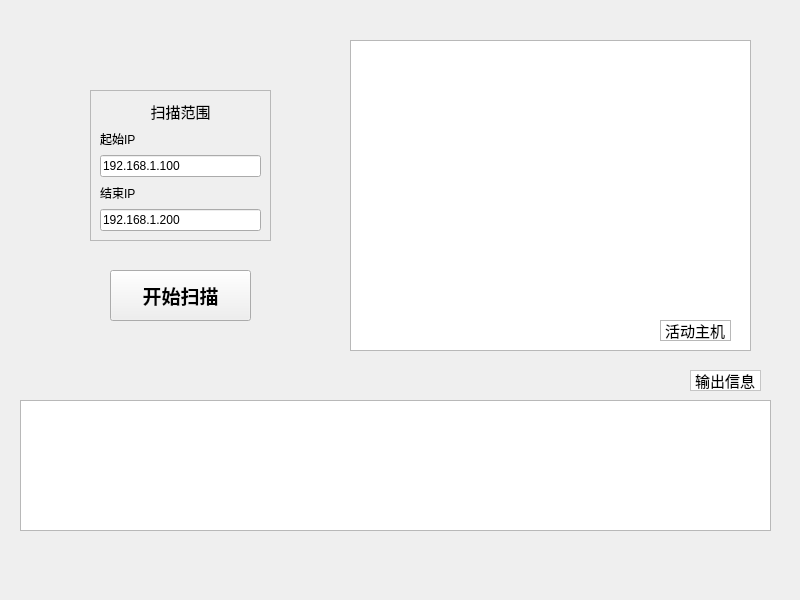
<?xml version="1.0" encoding="UTF-8"?>
<ui version="4.0">
 <class>MainWindow</class>
 <widget class="QMainWindow" name="MainWindow">
  <property name="geometry">
   <rect>
    <x>0</x>
    <y>0</y>
    <width>800</width>
    <height>600</height>
   </rect>
  </property>
  <property name="windowTitle">
   <string>ICMP扫描器</string>
  </property>
  <property name="windowIcon">
   <iconset resource="resource.qrc">
    <normaloff>:/new/prefix1/icon/window.png</normaloff>:/new/prefix1/icon/window.png</iconset>
  </property>
  <widget class="QWidget" name="centralwidget">
   <widget class="QPushButton" name="ScanButton">
    <property name="geometry">
     <rect>
      <x>110</x>
      <y>270</y>
      <width>141</width>
      <height>51</height>
     </rect>
    </property>
    <property name="font">
     <font>
      <pointsize>14</pointsize>
      <italic>false</italic>
      <bold>true</bold>
      <kerning>true</kerning>
     </font>
    </property>
    <property name="mouseTracking">
     <bool>false</bool>
    </property>
    <property name="text">
     <string>开始扫描</string>
    </property>
    <property name="icon">
     <iconset resource="resource.qrc">
      <normaloff>:/new/prefix1/icon/scan.png</normaloff>:/new/prefix1/icon/scan.png</iconset>
    </property>
    <property name="iconSize">
     <size>
      <width>32</width>
      <height>32</height>
     </size>
    </property>
    <property name="autoDefault">
     <bool>false</bool>
    </property>
    <property name="default">
     <bool>false</bool>
    </property>
    <property name="flat">
     <bool>false</bool>
    </property>
   </widget>
   <widget class="QListWidget" name="IPView">
    <property name="geometry">
     <rect>
      <x>350</x>
      <y>40</y>
      <width>401</width>
      <height>311</height>
     </rect>
    </property>
    <property name="font">
     <font>
      <pointsize>12</pointsize>
     </font>
    </property>
    <property name="styleSheet">
     <string notr="true">border-color: rgb(85, 170, 255);</string>
    </property>
    <property name="frameShape">
     <enum>QFrame::StyledPanel</enum>
    </property>
    <property name="frameShadow">
     <enum>QFrame::Sunken</enum>
    </property>
    <property name="editTriggers">
     <set>QAbstractItemView::NoEditTriggers</set>
    </property>
    <property name="showDropIndicator" stdset="0">
     <bool>false</bool>
    </property>
    <property name="dragEnabled">
     <bool>false</bool>
    </property>
    <property name="dragDropOverwriteMode">
     <bool>false</bool>
    </property>
    <property name="dragDropMode">
     <enum>QAbstractItemView::DragDrop</enum>
    </property>
    <property name="alternatingRowColors">
     <bool>false</bool>
    </property>
    <property name="iconSize">
     <size>
      <width>30</width>
      <height>30</height>
     </size>
    </property>
    <property name="textElideMode">
     <enum>Qt::ElideMiddle</enum>
    </property>
    <property name="isWrapping" stdset="0">
     <bool>true</bool>
    </property>
    <property name="resizeMode">
     <enum>QListView::Adjust</enum>
    </property>
    <property name="spacing">
     <number>10</number>
    </property>
    <property name="viewMode">
     <enum>QListView::IconMode</enum>
    </property>
    <property name="wordWrap">
     <bool>false</bool>
    </property>
   </widget>
   <widget class="QTextBrowser" name="LogView">
    <property name="geometry">
     <rect>
      <x>20</x>
      <y>400</y>
      <width>751</width>
      <height>131</height>
     </rect>
    </property>
    <property name="mouseTracking">
     <bool>false</bool>
    </property>
    <property name="frameShape">
     <enum>QFrame::StyledPanel</enum>
    </property>
    <property name="frameShadow">
     <enum>QFrame::Plain</enum>
    </property>
    <property name="lineWrapMode">
     <enum>QTextEdit::NoWrap</enum>
    </property>
   </widget>
   <widget class="QLabel" name="label">
    <property name="geometry">
     <rect>
      <x>690</x>
      <y>370</y>
      <width>71</width>
      <height>21</height>
     </rect>
    </property>
    <property name="font">
     <font>
      <pointsize>11</pointsize>
     </font>
    </property>
    <property name="styleSheet">
     <string notr="true">background-color: rgb(255, 255, 255);</string>
    </property>
    <property name="frameShape">
     <enum>QFrame::StyledPanel</enum>
    </property>
    <property name="text">
     <string>输出信息</string>
    </property>
   </widget>
   <widget class="QLabel" name="label_2">
    <property name="geometry">
     <rect>
      <x>660</x>
      <y>320</y>
      <width>71</width>
      <height>21</height>
     </rect>
    </property>
    <property name="font">
     <font>
      <pointsize>11</pointsize>
     </font>
    </property>
    <property name="frameShape">
     <enum>QFrame::StyledPanel</enum>
    </property>
    <property name="text">
     <string>活动主机</string>
    </property>
   </widget>
   <widget class="QFrame" name="frame">
    <property name="geometry">
     <rect>
      <x>90</x>
      <y>90</y>
      <width>181</width>
      <height>151</height>
     </rect>
    </property>
    <property name="frameShape">
     <enum>QFrame::StyledPanel</enum>
    </property>
    <property name="frameShadow">
     <enum>QFrame::Plain</enum>
    </property>
    <widget class="QWidget" name="verticalLayoutWidget">
     <property name="geometry">
      <rect>
       <x>10</x>
       <y>10</y>
       <width>161</width>
       <height>131</height>
      </rect>
     </property>
     <layout class="QVBoxLayout" name="verticalLayout">
      <item>
       <widget class="QLabel" name="label_5">
        <property name="font">
         <font>
          <pointsize>11</pointsize>
         </font>
        </property>
        <property name="text">
         <string>扫描范围</string>
        </property>
        <property name="alignment">
         <set>Qt::AlignCenter</set>
        </property>
       </widget>
      </item>
      <item>
       <widget class="QLabel" name="label_3">
        <property name="text">
         <string>起始IP</string>
        </property>
       </widget>
      </item>
      <item>
       <widget class="QLineEdit" name="StartIP">
        <property name="text">
         <string>192.168.1.100</string>
        </property>
       </widget>
      </item>
      <item>
       <widget class="QLabel" name="label_4">
        <property name="text">
         <string>结束IP</string>
        </property>
       </widget>
      </item>
      <item>
       <widget class="QLineEdit" name="EndIP">
        <property name="text">
         <string>192.168.1.200</string>
        </property>
       </widget>
      </item>
     </layout>
     <zorder>label_3</zorder>
     <zorder>label_4</zorder>
     <zorder>label_5</zorder>
     <zorder>StartIP</zorder>
     <zorder>EndIP</zorder>
    </widget>
   </widget>
   <zorder>ScanButton</zorder>
   <zorder>IPView</zorder>
   <zorder>LogView</zorder>
   <zorder>label_2</zorder>
   <zorder>label</zorder>
   <zorder>frame</zorder>
  </widget>
  <widget class="QMenuBar" name="menubar">
   <property name="geometry">
    <rect>
     <x>0</x>
     <y>0</y>
     <width>800</width>
     <height>22</height>
    </rect>
   </property>
  </widget>
 </widget>
 <tabstops>
  <tabstop>LogView</tabstop>
  <tabstop>IPView</tabstop>
  <tabstop>ScanButton</tabstop>
  <tabstop>StartIP</tabstop>
 </tabstops>
 <resources>
  <include location="resource.qrc"/>
 </resources>
 <connections/>
</ui>
